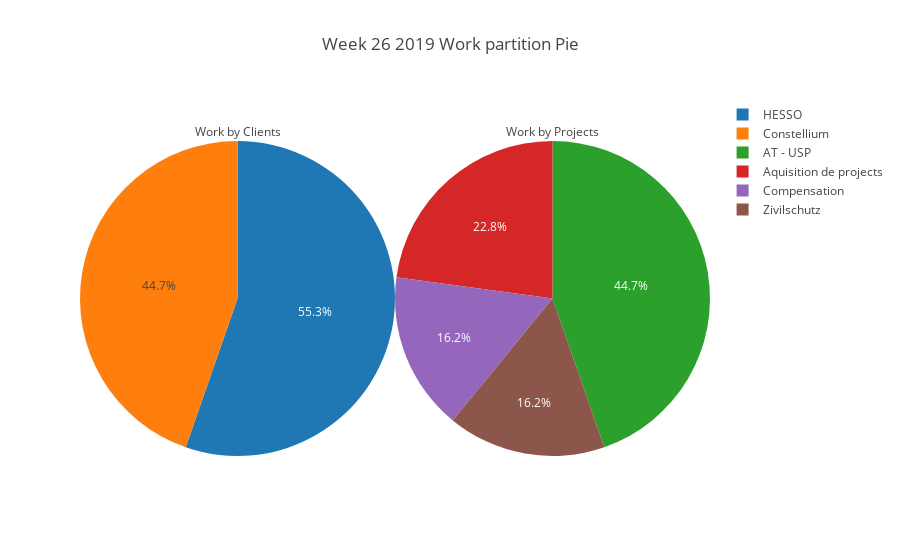

The notebook cell this image was saved under:
### Markdown cell above
#### Working Hours Pie Chart

### Code cell
title = "Work by Clients"
labels = weeklyTimeEntiresDf['client']
values = weeklyTimeEntiresDf['duration']
trace1 = go.Pie(title=title,
                labels=labels,
                values=values,
                hoverinfo='label+percent+value',
                domain=dict(x=[0,0.5]))

title = "Work by Projects"
labels = weeklyTimeEntiresDf['project']
values = weeklyTimeEntiresDf['duration']
trace2 = go.Pie(title=title,
                labels=labels,
                values=values,
                hoverinfo='label+percent+value',
                domain=dict(x=[0.5,1.0]))

title = "Week {} {} Work partition Pie".format(get_weekNbr(weeklystartdate), weeklystartdate.strftime('%Y'))
layout = go.Layout(title=title,
                   #annotations=[ann1,ann2],
                   # Hide legend if you want
                   #showlegend=False
                   )

data = [trace1, trace2]
# Create fig with data and layout
fig = go.Figure(data=data,layout=layout)

graphFilename = (title + ext_file).replace(" ", "_")
plot_figure(outputDir + graphFilename, fig)

# Add to report
print_file("![{}]({})".format(title, "." + os.sep + graphFilename), weeklyreportFilePath, True, False)
print_file("", weeklyreportFilePath, True, False)

### Figure 1 — Plotly figure (JSON) as saved in the notebook; plotly's stock layout.template omitted (floating-point values rounded to 4 significant figures)
{"data": [{"domain": {"x": [0, 0.5]}, "hoverinfo": "label+percent+value", "labels": ["Constellium", "HESSO", "HESSO", "Constellium", "Constellium", "HESSO", "Constellium", "Constellium", "HESSO", "HESSO"], "title": {"text": "Work by Clients"}, "type": "pie", "uid": "103659d8-2e61-484e-9017-e4eb714b9e32", "values": [19800000000000, 10800000000000, 28800000000000, 18900000000000, 10800000000000, 18000000000000, 11700000000000, 18000000000000, 11700000000000, 28800000000000]}, {"domain": {"x": [0.5, 1]}, "hoverinfo": "label+percent+value", "labels": ["AT - USP", "Aquisition de projects", "Compensation", "AT - USP", "AT - USP", "Aquisition de projects", "AT - USP", "AT - USP", "Aquisition de projects", "Zivilschutz"], "title": {"text": "Work by Projects"}, "type": "pie", "uid": "562ab854-bc00-423d-9e22-e62d82b8e125", "values": [19800000000000, 10800000000000, 28800000000000, 18900000000000, 10800000000000, 18000000000000, 11700000000000, 18000000000000, 11700000000000, 28800000000000]}], "layout": {"autosize": true, "title": {"text": "Week 26 2019 Work partition Pie"}}}
